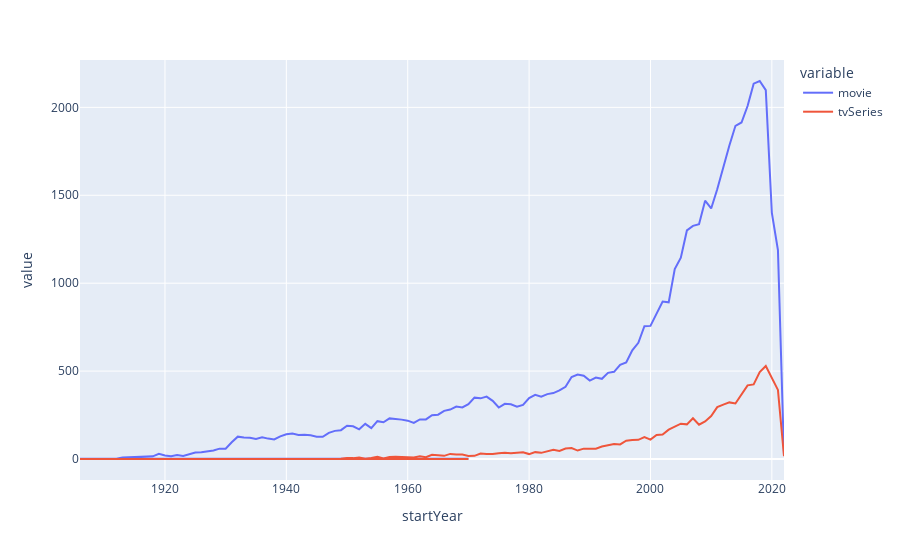

Write notebook code for a chart like this one.
### Code cell
import plotly.express as px
fig = px.line(dataframe, x="startYear", y=["movie", "tvSeries"])
fig.update_xaxes(type="date")
fig.show()

### Figure 1 — Plotly figure (JSON) as saved in the notebook; plotly's stock layout.template omitted (floating-point values rounded to 4 significant figures)
{"data": [{"hovertemplate": "variable=movie<br>startYear=%{x}<br>value=%{y}<extra></extra>", "legendgroup": "movie", "line": {"color": "#636efa", "dash": "solid"}, "marker": {"symbol": "circle"}, "mode": "lines", "name": "movie", "orientation": "v", "showlegend": true, "type": "scatter", "x": ["0", "1906", "1911", "1912", "1913", "1914", "1915", "1916", "1917", "1918", "1919", "1920", "1921", "1922", "1923", "1924", "1925", "1926", "1927", "1928", "1929", "1930", "1931", "1932", "1933", "1934", "1935", "1936", "1937", "1938", "1939", "1940", "1941", "1942", "1943", "1944", "1945", "1946", "1947", "1948", "1949", "1950", "1951", "1952", "1953", "1954", "1955", "1956", "1957", "1958", "1959", "1960", "1961", "1962", "1963", "1964", "1965", "1966", "1967", "1968", "1969", "1970", "1971", "1972", "1973", "1974", "1975", "1976", "1977", "1978", "1979", "1980", "1981", "1982", "1983", "1984", "1985", "1986", "1987", "1988", "1989", "1990", "1991", "1992", "1993", "1994", "1995", "1996", "1997", "1998", "1999", "2000", "2001", "2002", "2003", "2004", "2005", "2006", "2007", "2008", "2009", "2010", "2011", "2012", "2013", "2014", "2015", "2016", "2017", "2018", "2019", "2020", "2021", "2022"], "xaxis": "x", "y": [1, 1, 1, 2, 8, 10, 9, 15, 13, 15, 30, 20, 16, 22, 17, 28, 37, 39, 44, 48, 59, 58, 95, 127, 122, 121, 114, 123, 116, 111, 129, 141, 145, 137, 138, 135, 127, 126, 149, 160, 164, 189, 186, 169, 200, 176, 215, 209, 231, 229, 224, 218, 205, 225, 225, 249, 252, 274, 281, 298, 293, 312, 349, 345, 355, 331, 293, 314, 311, 297, 308, 347, 365, 354, 369, 375, 390, 411, 466, 480, 474, 446, 463, 456, 490, 496, 535, 549, 618, 661, 755, 757, 824, 896, 891, 1080, 1145, 1300, 1326, 1335, 1469, 1425, 1534, 1664, 1783, 1895, 1914, 2008, 2135, 2150, 2098, 1400, 1188, 18], "yaxis": "y"}, {"hovertemplate": "variable=tvSeries<br>startYear=%{x}<br>value=%{y}<extra></extra>", "legendgroup": "tvSeries", "line": {"color": "#EF553B", "dash": "solid"}, "marker": {"symbol": "circle"}, "mode": "lines", "name": "tvSeries", "orientation": "v", "showlegend": true, "type": "scatter", "x": ["0", "1906", "1911", "1912", "1913", "1914", "1915", "1916", "1917", "1918", "1919", "1920", "1921", "1922", "1923", "1924", "1925", "1926", "1927", "1928", "1929", "1930", "1931", "1932", "1933", "1934", "1935", "1936", "1937", "1938", "1939", "1940", "1941", "1942", "1943", "1944", "1945", "1946", "1947", "1948", "1949", "1950", "1951", "1952", "1953", "1954", "1955", "1956", "1957", "1958", "1959", "1960", "1961", "1962", "1963", "1964", "1965", "1966", "1967", "1968", "1969", "1970", "1971", "1972", "1973", "1974", "1975", "1976", "1977", "1978", "1979", "1980", "1981", "1982", "1983", "1984", "1985", "1986", "1987", "1988", "1989", "1990", "1991", "1992", "1993", "1994", "1995", "1996", "1997", "1998", "1999", "2000", "2001", "2002", "2003", "2004", "2005", "2006", "2007", "2008", "2009", "2010", "2011", "2012", "2013", "2014", "2015", "2016", "2017", "2018", "2019", "2020", "2021", "2022"], "xaxis": "x", "y": [0, 0, 0, 0, 0, 0, 0, 0, 0, 0, 0, 0, 0, 0, 0, 0, 0, 0, 0, 0, 0, 0, 0, 0, 0, 1, 0, 0, 0, 0, 0, 1, 0, 0, 0, 0, 0, 0, 1, 1, 1, 6, 5, 9, 2, 6, 13, 3, 11, 13, 11, 10, 8, 15, 10, 24, 23, 18, 29, 25, 26, 17, 18, 31, 28, 28, 33, 36, 33, 34, 38, 28, 39, 35, 43, 53, 46, 60, 62, 48, 59, 59, 59, 71, 78, 85, 83, 104, 108, 109, 125, 110, 137, 139, 167, 184, 201, 197, 232, 195, 214, 244, 295, 309, 322, 316, 369, 419, 424, 495, 529, 462, 393, 16], "yaxis": "y"}], "layout": {"legend": {"title": {"text": "variable"}, "tracegroupgap": 0}, "margin": {"t": 60}, "xaxis": {"anchor": "y", "domain": [0, 1], "title": {"text": "startYear"}, "type": "date"}, "yaxis": {"anchor": "x", "domain": [0, 1], "title": {"text": "value"}}}}
